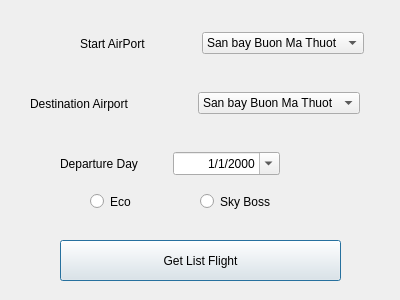
<?xml version="1.0" encoding="UTF-8"?>
<ui version="4.0">
 <class>BookTicketBox</class>
 <widget class="QDialog" name="BookTicketBox">
  <property name="geometry">
   <rect>
    <x>0</x>
    <y>0</y>
    <width>400</width>
    <height>300</height>
   </rect>
  </property>
  <property name="windowTitle">
   <string>Dialog</string>
  </property>
  <widget class="QWidget" name="layoutWidget">
   <property name="geometry">
    <rect>
     <x>60</x>
     <y>150</y>
     <width>220</width>
     <height>28</height>
    </rect>
   </property>
   <layout class="QHBoxLayout" name="horizontalLayout_3">
    <item>
     <widget class="QLabel" name="label_3">
      <property name="text">
       <string>Departure Day</string>
      </property>
     </widget>
    </item>
    <item>
     <widget class="QDateEdit" name="Date">
      <property name="enabled">
       <bool>true</bool>
      </property>
      <property name="alignment">
       <set>Qt::AlignRight|Qt::AlignTrailing|Qt::AlignVCenter</set>
      </property>
      <property name="dateTime">
       <datetime>
        <hour>0</hour>
        <minute>0</minute>
        <second>0</second>
        <year>2000</year>
        <month>1</month>
        <day>1</day>
       </datetime>
      </property>
      <property name="minimumTime">
       <time>
        <hour>0</hour>
        <minute>0</minute>
        <second>0</second>
       </time>
      </property>
      <property name="currentSection">
       <enum>QDateTimeEdit::DaySection</enum>
      </property>
      <property name="displayFormat">
       <string>d/M/yyyy</string>
      </property>
      <property name="calendarPopup">
       <bool>true</bool>
      </property>
     </widget>
    </item>
   </layout>
  </widget>
  <widget class="QPushButton" name="GetList">
   <property name="geometry">
    <rect>
     <x>60</x>
     <y>240</y>
     <width>281</width>
     <height>41</height>
    </rect>
   </property>
   <property name="text">
    <string>Get List Flight</string>
   </property>
  </widget>
  <widget class="QRadioButton" name="isSkyBoss">
   <property name="geometry">
    <rect>
     <x>200</x>
     <y>190</y>
     <width>112</width>
     <height>23</height>
    </rect>
   </property>
   <property name="text">
    <string>Sky Boss</string>
   </property>
  </widget>
  <widget class="QWidget" name="layoutWidget_2">
   <property name="geometry">
    <rect>
     <x>80</x>
     <y>30</y>
     <width>284</width>
     <height>27</height>
    </rect>
   </property>
   <layout class="QHBoxLayout" name="horizontalLayout">
    <item>
     <widget class="QLabel" name="label">
      <property name="text">
       <string>Start AirPort</string>
      </property>
     </widget>
    </item>
    <item>
     <widget class="QComboBox" name="StartAirport">
      <item>
       <property name="text">
        <string>San bay Buon Ma Thuot</string>
       </property>
      </item>
      <item>
       <property name="text">
        <string>San bay Ca Mau</string>
       </property>
      </item>
      <item>
       <property name="text">
        <string>San bay Cam Ranh</string>
       </property>
      </item>
      <item>
       <property name="text">
        <string>San bay Can Tho</string>
       </property>
      </item>
      <item>
       <property name="text">
        <string>San bay Cat Bi</string>
       </property>
      </item>
      <item>
       <property name="text">
        <string>San bay Chu Lai</string>
       </property>
      </item>
      <item>
       <property name="text">
        <string>San bay Con Dao</string>
       </property>
      </item>
      <item>
       <property name="text">
        <string>San bay Da Nang</string>
       </property>
      </item>
      <item>
       <property name="text">
        <string>San bay Dien Bien Phu</string>
       </property>
      </item>
      <item>
       <property name="text">
        <string>San bay Dong Hoi</string>
       </property>
      </item>
      <item>
       <property name="text">
        <string>San bay Lien Khuong</string>
       </property>
      </item>
      <item>
       <property name="text">
        <string>San bay Noi Bai</string>
       </property>
      </item>
      <item>
       <property name="text">
        <string>San bay Phu Bai</string>
       </property>
      </item>
      <item>
       <property name="text">
        <string>San bay Phu Cat</string>
       </property>
      </item>
      <item>
       <property name="text">
        <string>San bay  Phu Quoc</string>
       </property>
      </item>
      <item>
       <property name="text">
        <string>San bay Pleiku</string>
       </property>
      </item>
      <item>
       <property name="text">
        <string>San bay Rach GIa</string>
       </property>
      </item>
      <item>
       <property name="text">
        <string>San bay Tan Son Nhat</string>
       </property>
      </item>
      <item>
       <property name="text">
        <string>San bay Tho Xuan</string>
       </property>
      </item>
      <item>
       <property name="text">
        <string>San bay Tuy Hoa</string>
       </property>
      </item>
      <item>
       <property name="text">
        <string>San bay Van Don</string>
       </property>
      </item>
      <item>
       <property name="text">
        <string>San bay Vinh</string>
       </property>
      </item>
     </widget>
    </item>
   </layout>
  </widget>
  <widget class="QRadioButton" name="isEco">
   <property name="geometry">
    <rect>
     <x>90</x>
     <y>190</y>
     <width>112</width>
     <height>23</height>
    </rect>
   </property>
   <property name="text">
    <string>Eco</string>
   </property>
  </widget>
  <widget class="QWidget" name="layoutWidget_3">
   <property name="geometry">
    <rect>
     <x>30</x>
     <y>90</y>
     <width>330</width>
     <height>27</height>
    </rect>
   </property>
   <layout class="QHBoxLayout" name="horizontalLayout_2">
    <item>
     <widget class="QLabel" name="label_2">
      <property name="text">
       <string>Destination Airport</string>
      </property>
     </widget>
    </item>
    <item>
     <widget class="QComboBox" name="DesAirport">
      <item>
       <property name="text">
        <string>San bay Buon Ma Thuot</string>
       </property>
      </item>
      <item>
       <property name="text">
        <string>San bay Ca Mau</string>
       </property>
      </item>
      <item>
       <property name="text">
        <string>San bay Cam Ranh</string>
       </property>
      </item>
      <item>
       <property name="text">
        <string>San bay Can Tho</string>
       </property>
      </item>
      <item>
       <property name="text">
        <string>San bay Cat Bi</string>
       </property>
      </item>
      <item>
       <property name="text">
        <string>San bay Chu Lai</string>
       </property>
      </item>
      <item>
       <property name="text">
        <string>San bay Con Dao</string>
       </property>
      </item>
      <item>
       <property name="text">
        <string>San bay Da Nang</string>
       </property>
      </item>
      <item>
       <property name="text">
        <string>San bay Dien Bien Phu</string>
       </property>
      </item>
      <item>
       <property name="text">
        <string>San bay Dong Hoi</string>
       </property>
      </item>
      <item>
       <property name="text">
        <string>San bay Lien Khuong</string>
       </property>
      </item>
      <item>
       <property name="text">
        <string>San bay Noi Bai</string>
       </property>
      </item>
      <item>
       <property name="text">
        <string>San bay Phu Bai</string>
       </property>
      </item>
      <item>
       <property name="text">
        <string>San bay Phu Cat</string>
       </property>
      </item>
      <item>
       <property name="text">
        <string>San bay  Phu Quoc</string>
       </property>
      </item>
      <item>
       <property name="text">
        <string>San bay Pleiku</string>
       </property>
      </item>
      <item>
       <property name="text">
        <string>San bay Rach GIa</string>
       </property>
      </item>
      <item>
       <property name="text">
        <string>San bay Tan Son Nhat</string>
       </property>
      </item>
      <item>
       <property name="text">
        <string>San bay Tho Xuan</string>
       </property>
      </item>
      <item>
       <property name="text">
        <string>San bay Tuy Hoa</string>
       </property>
      </item>
      <item>
       <property name="text">
        <string>San bay Van Don</string>
       </property>
      </item>
      <item>
       <property name="text">
        <string>San bay Vinh</string>
       </property>
      </item>
     </widget>
    </item>
   </layout>
  </widget>
 </widget>
 <resources/>
 <connections/>
</ui>
